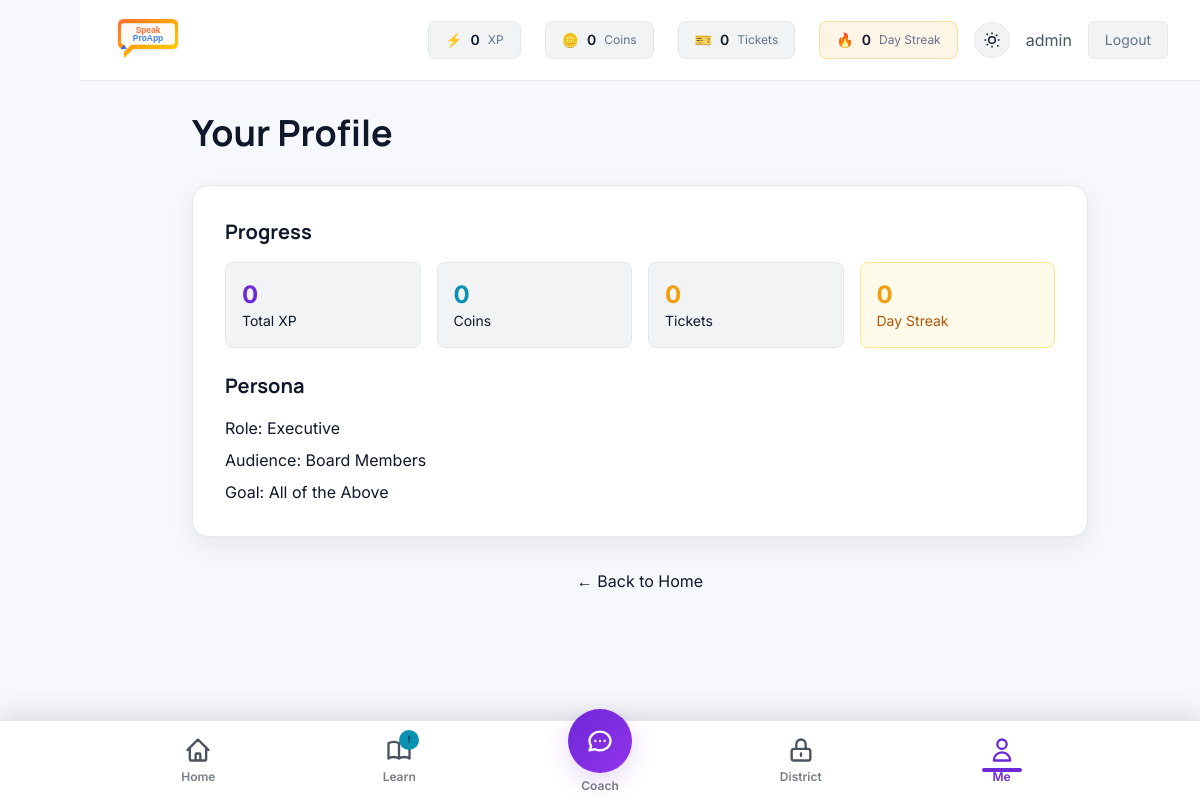
/profile/ (signed in), run on the app's committed database.
### myApp/models.py (models this page shows, shortened)
class UserProfile(models.Model):
    user = models.OneToOneField(User, on_delete=models.CASCADE, related_name='profile')
    role = models.CharField(max_length=200, blank=True)
    typical_audience = models.CharField(max_length=200, blank=True)
    main_goal = models.CharField(max_length=200, blank=True)
    comfort_under_pressure = models.CharField(max_length=100, blank=True)
    time_pressure_profile = models.CharField(max_length=100, blank=True)
    preferred_practice_time = models.CharField(max_length=100, blank=True)
    daily_goal_minutes = models.IntegerField(default=15, validators=[MinValueValidator(1)])
    persona_summary = models.TextField(blank=True)
    current_level = models.IntegerField(default=1)
    total_xp = models.IntegerField(default=0)
    current_streak = models.IntegerField(default=0)
    last_activity_date = models.DateField(null=True, blank=True)
    coins = models.IntegerField(default=0)
    tickets = models.IntegerField(default=0)
    ab_variant = models.CharField(max_length=1, default='A', choices=[('A', 'Dashboard'), ('B', 'Map-first')])
    onboarding_completed = models.BooleanField(default=False)
    district_1_unlocked = models.BooleanField(default=False)
    created_at = models.DateTimeField(auto_now_add=True)
    updated_at = models.DateTimeField(auto_now=True)

### myApp/views.py (the view)
# urls.py: path('profile/', views.profile_view, name='profile'),
@login_required
def profile_view(request):
    profile = request.user.profile
    context = {
        'profile': profile,
    }
    return render(request, 'myApp/profile.html', context)

### myApp/templates/myApp/profile.html (shortened to what this page needs)
{% extends 'myApp/base.html' %}
{% block content %}
<div class="max-w-4xl mx-auto space-y-6 sm:space-y-8">
    <h1 class="text-2xl sm:text-3xl lg:text-4xl font-heading font-bold text-text-strong">Your Profile</h1>
    <div class="bg-ink-surface border border-default rounded-2xl p-4 sm:p-6 lg:p-8 space-y-6 shadow-brand-soft">
        <div>
            <h2 class="text-lg sm:text-xl font-heading font-bold text-text-strong mb-4">Progress</h2>
            <div class="grid grid-cols-2 md:grid-cols-4 gap-3 sm:gap-4">
                <div class="p-4 bg-overlay-weak border border-default rounded-lg">
                    <div class="text-2xl font-bold text-electric-violet">{{ profile.total_xp }}</div>
                    <div class="text-sm text-muted">Total XP</div>
                </div>
                <div class="p-4 bg-overlay-weak border border-default rounded-lg">
                    <div class="text-2xl font-bold text-cyan">{{ profile.coins }}</div>
                    <div class="text-sm text-muted">Coins</div>
                </div>
                <div class="p-4 bg-overlay-weak border border-default rounded-lg">
                    <div class="text-2xl font-bold text-amber-500">{{ profile.tickets }}</div>
                    <div class="text-sm text-muted">Tickets</div>
                </div>
                <div class="p-4 bg-amber-50 border border-amber-200 rounded-lg">
                    <div class="text-2xl font-bold text-amber-500">{{ profile.current_streak }}</div>
                    <div class="text-sm text-amber-700">Day Streak</div>
                </div>
            </div>
        </div>
        <div>
            <h2 class="text-xl font-heading font-bold text-text-strong mb-4">Persona</h2>
            <div class="space-y-2 text-text-strong">
                <p><span class="text-muted">Role:</span> {{ profile.role|default:"Not set" }}</p>
                <p><span class="text-muted">Audience:</span> {{ profile.typical_audience|default:"Not set" }}</p>
                <p><span class="text-muted">Goal:</span> {{ profile.main_goal|default:"Not set" }}</p>
            </div>
        </div>
    </div>
    <div class="text-center">
        <a href="{% url 'home' %}" class="text-muted hover:text-text-strong transition">← Back to Home</a>
    </div>
</div>
{% endblock %}

### myApp/templates/myApp/base.html (shortened to what this page needs)
<!DOCTYPE html>
<html lang="en">
<head>
    <script src="https://cdn.tailwindcss.com"></script>
</head>
<body class="bg-ink-bg text-text-strong min-h-screen {% if user.is_authenticated %}authenticated{% endif %} {% block body_class %}{% endblock %}">
    {% if user.is_authenticated %}
    <nav class="bg-ink-surface border-b border-default sticky top-0 z-50 backdrop-blur-sm">
        <div class="max-w-7xl mx-auto px-4 sm:px-6 lg:px-8 py-3 sm:py-4">
            <div class="flex justify-between items-center">
                <a href="{% url 'home' %}" class="flex items-center">
                    <svg width="140" height="80" viewBox="0 0 140 80" fill="none" xmlns="http://www.w3.org/2000/svg" class="h-10 sm:h-12 w-auto">
                        <text x="60" y="28" font-family="Arial, sans-serif" font-size="14" font-weight="bold" fill="#FF6B35" text-anchor="middle">Speak</text>
                        <text x="60" y="42" font-family="Arial, sans-serif" font-size="14" font-weight="bold" fill="#3B82F6" text-anchor="middle">ProApp</text>
                    </svg>
                </a>
                <div class="flex items-center gap-2 sm:gap-4">
                    <div class="hidden sm:flex gap-3 lg:gap-6 items-center">
                        <div class="flex items-center gap-2 px-3 lg:px-4 py-2 bg-white/5 border border-white/10 rounded-lg text-xs lg:text-sm">
                            <span>⚡</span>
                            <span class="font-semibold">{{ user.profile.total_xp }}</span>
                            <span class="text-gray-400 text-xs hidden lg:inline">XP</span>
                        </div>
                        <div class="flex items-center gap-2 px-3 lg:px-4 py-2 bg-white/5 border border-white/10 rounded-lg text-xs lg:text-sm">
                            <span>🪙</span>
                            <span class="font-semibold">{{ user.profile.coins }}</span>
                            <span class="text-gray-400 text-xs hidden lg:inline">Coins</span>
                        </div>
                        <div class="flex items-center gap-2 px-3 lg:px-4 py-2 bg-white/5 border border-white/10 rounded-lg text-xs lg:text-sm">
                            <span>🎫</span>
                            <span class="font-semibold">{{ user.profile.tickets }}</span>
                            <span class="text-gray-400 text-xs hidden lg:inline">Tickets</span>
                        </div>
                        <div class="flex items-center gap-2 px-3 lg:px-4 py-2 bg-amber-500/10 border border-amber-500/30 rounded-lg text-xs lg:text-sm">
                            <span>🔥</span>
                            <span class="font-semibold">{{ user.profile.current_streak }}</span>
                            <span class="text-gray-400 text-xs hidden lg:inline">Day Streak</span>
                        </div>
                    </div>
                    <button id="themeToggle" class="hidden sm:inline-flex items-center justify-center w-9 h-9 rounded-full border border-default bg-overlay-weak text-muted hover:text-text-strong hover:bg-overlay-strong transition" type="button" aria-label="Toggle theme">
                        <svg id="themeToggleIcon" class="w-5 h-5" viewBox="0 0 24 24" fill="none" stroke="currentColor" stroke-width="1.8">
                            <path d="M12 3v2m0 14v2m9-9h-2M5 12H3m15.364-6.364l-1.414 1.414M7.05 16.95l-1.414 1.414m0-13.9l1.414 1.414M18.364 18.364l1.414 1.414"/>
                            <circle cx="12" cy="12" r="4"/>
                        </svg>
                    </button>
                    <a href="{% url 'profile' %}" class="text-gray-300 hover:text-white transition text-sm sm:text-base hidden sm:inline">{{ user.username }}</a>
                    <a href="{% url 'logout' %}" class="px-3 sm:px-4 py-1.5 sm:py-2 bg-white/5 border border-white/10 rounded-md text-xs sm:text-sm text-gray-400 hover:text-white hover:bg-white/10 transition">Logout</a>
                </div>
            </div>
        </div>
    </nav>
    {% endif %}
    {% block main_wrapper %}
    <main class="{% block main_class %}max-w-7xl mx-auto px-4 sm:px-6 lg:px-8 py-4 sm:py-6 lg:py-8 min-h-[calc(100vh-80px)]{% endblock %}">
        {% block content %}{% endblock %}
    </main>
    {% endblock %}
    {% if user.is_authenticated %}
        {% include 'myApp/components/bottom_nav.html' %}
    {% endif %}
</body>
</html>

### myApp/templates/myApp/components/bottom_nav.html (shortened to what this page needs)
{% load app_filters %}
<div class="fixed bottom-0 left-0 right-0 z-50 safe-area-bottom" id="bottomNav">
    <div class="bg-ink-surface/90 backdrop-blur-md border-t border-default h-20">
        <div class="max-w-5xl mx-auto h-full flex items-center justify-between gap-3 px-4">
            <a href="{% if user.profile.ab_variant == 'B' %}{% url 'district_map' 1 %}{% else %}{% url 'home' %}{% endif %}"
               class="nav-tab flex flex-col items-center justify-center relative flex-1 h-full transition-all duration-200 ease-out "
               data-tab="home"
               onclick="handleNavTap(this, event)">
                <div class="relative">
                    {% if user.profile.ab_variant == 'B' %}
                        <svg class="w-7 h-7 nav-icon" fill="none" stroke="currentColor" viewBox="0 0 24 24">
                            <path stroke-linecap="round" stroke-linejoin="round" stroke-width="2" d="M9 20l-5.447-2.724A1 1 0 013 16.382V5.618a1 1 0 011.447-.894L9 7m0 13l6-3m-6 3V7m6 10l4.553 2.276A1 1 0 0021 18.382V7.618a1 1 0 00-.553-.894L15 4m0 13V4m0 0L9 7"/>
                        </svg>
                    {% else %}
                        <svg class="w-7 h-7 nav-icon" fill="none" stroke="currentColor" viewBox="0 0 24 24">
                            <path stroke-linecap="round" stroke-linejoin="round" stroke-width="2" d="M3 12l2-2m0 0l7-7 7 7M5 10v10a1 1 0 001 1h3m10-11l2 2m-2-2v10a1 1 0 01-1 1h-3m-6 0a1 1 0 001-1v-4a1 1 0 011-1h2a1 1 0 011 1v4a1 1 0 001 1m-6 0h6"/>
                        </svg>
                    {% endif %}
                </div>
                <span class="nav-label text-[11px] sm:text-[12px] font-semibold mt-1">{% if user.profile.ab_variant == 'B' %}Map{% else %}Home{% endif %}</span>
            </a>
            <a href="{% url 'home' %}"
               class="nav-tab flex flex-col items-center justify-center relative flex-1 h-full transition-all duration-200 ease-out "
               data-tab="learn"
               onclick="handleNavTap(this, event)">
                <div class="relative">
                    {% if daily_quest and not daily_quest.completed %}
                    <span class="absolute -top-1.5 -right-1.5 w-5 h-5 bg-cyan rounded-full flex items-center justify-center text-[10px] font-bold">!</span>
                    {% endif %}
                </div>
                <span class="nav-label text-[11px] sm:text-[12px] font-semibold mt-1">Learn</span>
            </a>
               <a href="#"
                  class="nav-tab coach-tab flex flex-col items-center justify-center relative flex-1 h-full transition-all duration-200 ease-out "
                  data-tab="coach"
                  onclick="handleCoachTap(this, event); return false;">
                <div class="relative">
                    <div class="w-16 h-16 rounded-full bg-gradient-to-br from-electric-violet to-purple-600 flex items-center justify-center shadow-lg shadow-electric-violet/50 coach-glow">
                    </div>
                </div>
                <span class="nav-label text-[11px] sm:text-[12px] font-semibold mt-1">Coach</span>
            </a>
            <a href="{% url 'district_map' 1 %}"
               class="nav-tab flex flex-col items-center justify-center relative flex-1 h-full transition-all duration-200 ease-out "
               data-tab="district"
               onclick="handleNavTap(this, event)">
                <div class="relative">
                    {% if user.profile.district_1_unlocked %}
                        <svg class="w-7 h-7 nav-icon" fill="none" stroke="currentColor" viewBox="0 0 24 24">
                            <path stroke-linecap="round" stroke-linejoin="round" stroke-width="2" d="M19 21V5a2 2 0 00-2-2H7a2 2 0 00-2 2v16m14 0h2m-2 0h-5m-9 0H3m2 0h5M9 7h1m-1 4h1m4-4h1m-1 4h1m-5 10v-5a1 1 0 011-1h2a1 1 0 011 1v5m-4 0h4"/>
                        </svg>
                    {% else %}
                        <svg class="w-7 h-7 nav-icon" fill="none" stroke="currentColor" viewBox="0 0 24 24">
                            <path stroke-linecap="round" stroke-linejoin="round" stroke-width="2" d="M12 15v2m-6 4h12a2 2 0 002-2v-6a2 2 0 00-2-2H6a2 2 0 00-2 2v6a2 2 0 002 2zm10-10V7a4 4 0 00-8 0v4h8z"/>
                        </svg>
                    {% endif %}
                </div>
                <span class="nav-label text-[11px] sm:text-[12px] font-semibold mt-1">District</span>
            </a>
            <a href="{% url 'profile' %}"
               class="nav-tab flex flex-col items-center justify-center relative flex-1 h-full transition-all duration-200 ease-out {% if request.resolver_match.url_name == 'profile' %}active{% endif %}"
               data-tab="me"
               onclick="handleNavTap(this, event)">
                <div class="relative">
                    <svg class="w-7 h-7 nav-icon" fill="none" stroke="currentColor" viewBox="0 0 24 24">
                        <path stroke-linecap="round" stroke-linejoin="round" stroke-width="2" d="M16 7a4 4 0 11-8 0 4 4 0 018 0zM12 14a7 7 0 00-7 7h14a7 7 0 00-7-7z"/>
                    </svg>
                    <div class="absolute -bottom-2 left-1/2 -translate-x-1/2 w-10 h-1 bg-electric-violet rounded-full nav-indicator hidden"></div>
                </div>
                <span class="nav-label text-[11px] sm:text-[12px] font-semibold mt-1">Me</span>
            </a>
        </div>
    </div>
</div>

### data on the page
UserProfile: total_xp "0", coins "0", tickets "0", current_streak "0", role "Executive", typical_audience "Board Members", main_goal "All of the Above"

### other printed values
{{ user.profile.total_xp }} "0"
{{ user.profile.coins }} "0"
{{ user.profile.tickets }} "0"
{{ user.profile.current_streak }} "0"
{{ user.username }} "admin"
